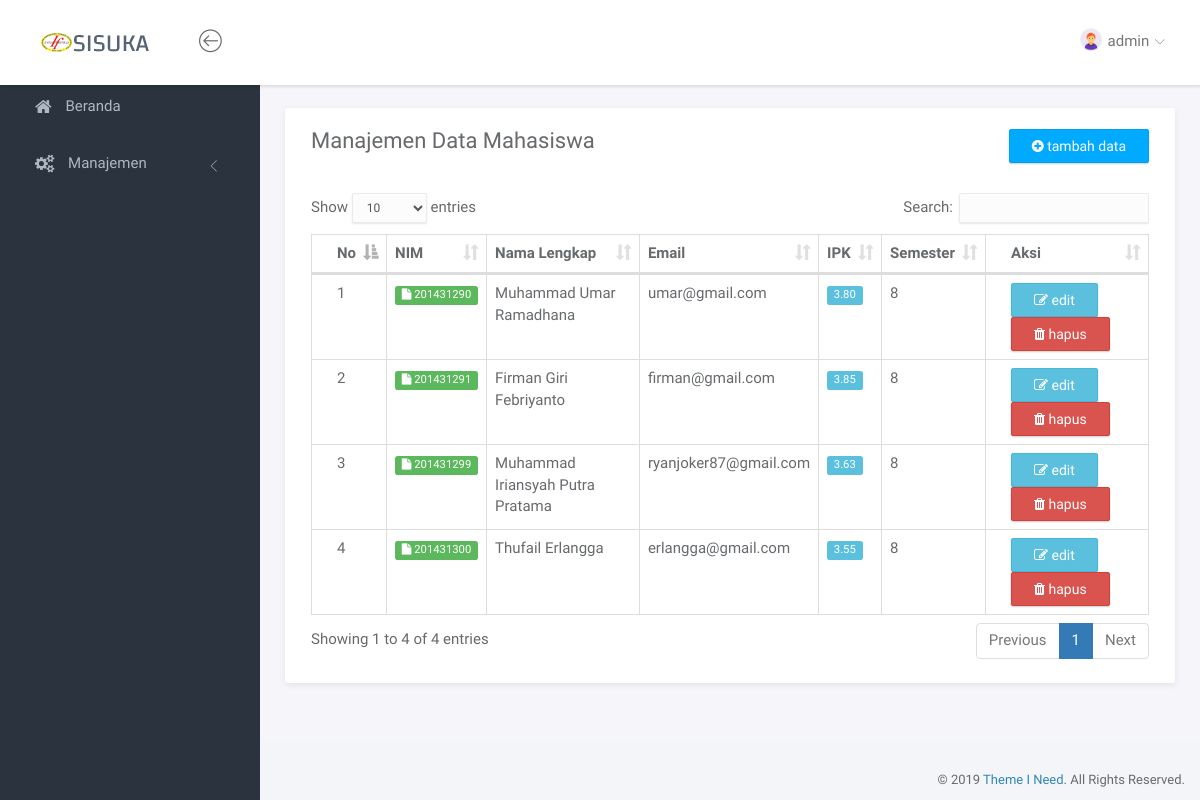
Page /index.php?page=mahasiswa (signed in) on the earlier database version.
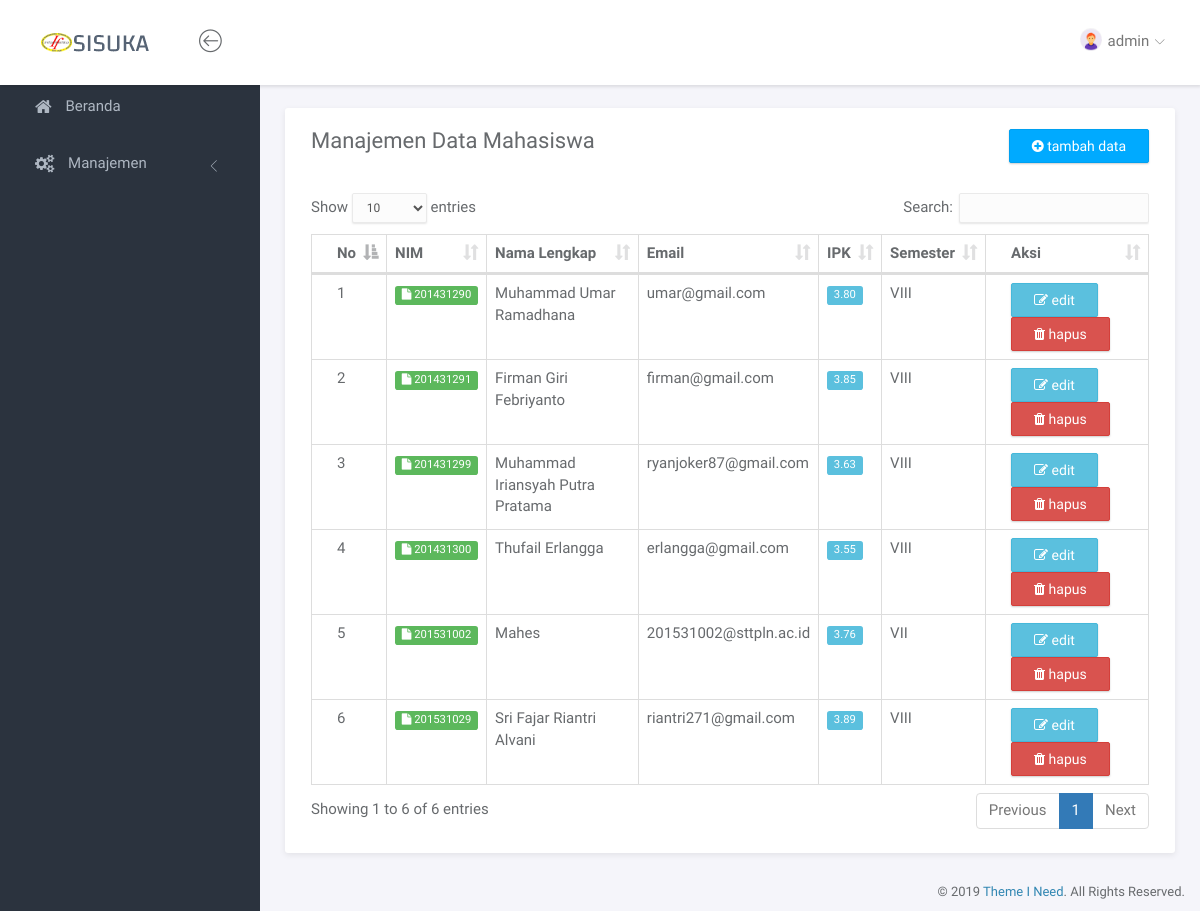
Same page on the later database version.
### tables this page shows
CREATE TABLE `tbl_user` (
  `id_user` int(11) NOT NULL,
  `username` varchar(15) NOT NULL,
  `password` varchar(10) NOT NULL,
  `role` int(2) NOT NULL,
  `terakhir_login` timestamp NULL DEFAULT NULL ON UPDATE CURRENT_TIMESTAMP
);

CREATE TABLE `tbl_mahasiswa` (
  `nim` varchar(10) NOT NULL,
  `nama_lengkap` varchar(100) NOT NULL,
  `email` varchar(50) NOT NULL,
  `ipk` decimal(3,2) NOT NULL,
  `semester` varchar(5) NOT NULL,
  `password` varchar(10) NOT NULL,
  `terakhir_login` timestamp NULL DEFAULT NULL ON UPDATE CURRENT_TIMESTAMP
);

### service.php (called while the page is built, shortened)
<?php
$user       = $_SESSION['username'];
$role       = $_SESSION['role'];
if ($role == 1){
    $sql = mysqli_query($conn, "SELECT * FROM tbl_user WHERE username='$user'");
    $datauser = mysqli_fetch_array($sql);
    $nama = $datauser['username'];
    $photo = 'assets/img/admin.png';
} else {
    $sql = mysqli_query($conn, "SELECT * FROM tbl_mahasiswa WHERE nim='$user'");
    $datauser = mysqli_fetch_array($sql);
    $nama = $datauser['nama_lengkap'];
    $photo = 'assets/img/no-photo.png';
}
?>

### page/mahasiswa/mahasiswa.php (the view, shortened to what this page needs)
<div class="panel panel-headline">
    <div class="panel-heading">
        <div class="row">
            <div class="col-md-12">
                <div class="pull-left">
                    <h3 class="panel-title">Manajemen Data Mahasiswa</h3>
                </div>
                <div class="pull-right">
                    <a href="?page=mahasiswatambah" class="btn btn-primary"><i class="fa fa-plus-circle"></i> tambah data</a>
                </div>
            </div>
        </div>
    </div>
    <div class="panel-body">
        <div class="row">
            <div class="col-md-12">
                <div class="table-responsive">
                    <table class="table table-bordered example">
                        <thead>
                            <tr>
                                <th>No</th>
                                <th>NIM</th>
                                <th>Nama Lengkap</th>
                                <th>Email</th>
                                <th>IPK</th>
                                <th>Semester</th>
                                <th>Aksi</th>
                            </tr>
                        </thead>
                        <tbody>
                            <?php
                            $no = 1;
                            $q = mysqli_query($conn, "SELECT * FROM tbl_mahasiswa");
                            while($data=mysqli_fetch_array($q)){ ?>
                                <tr>
                                    <td><?= $no ?></td>
                                    <td><span class="label label-success"><i class="fa fa-file"></i> <?= $data['nim'] ?></span></td>
                                    <td><?= $data['nama_lengkap'] ?></td>
                                    <td><?= $data['email'] ?></td>
                                    <td><span class="label label-info"><?= $data['ipk'] ?></span></td>
                                    <td><?= $data['semester'] ?></td>
                                    <td>
                                        <a href="?page=mahasiswaedit&id=<?= $data['nim'] ?>" class="btn btn-info"><i class="fa fa-edit"></i> edit</a>
                                        <a href="?page=mahasiswahapus&id=<?= $data['nim'] ?>" class="btn btn-danger"><i class="fa fa-trash"></i> hapus</a>
                                    </td>
                                </tr>
                            <?php $no++; } ?>
                        </tbody>
                    </table>
                </div>
            </div>
        </div>
    </div>
</div>

### index.php (shortened to what this page needs)
<?php
	if (!empty($_SESSION['username']) && !empty($_SESSION['password']) && !empty($_SESSION['role'])){
		include "lib/koneksi.php";
?>
<!doctype html>
<html lang="en">
<head>
	<link rel="stylesheet" href="assets/vendor/bootstrap/css/bootstrap.min.css">
	<link rel="stylesheet" href="assets/vendor/font-awesome/css/font-awesome.min.css">
	<link rel="stylesheet" href="assets/vendor/linearicons/style.css">
	<link rel="stylesheet" href="assets/vendor/chartist/css/chartist-custom.css">
	<link rel="stylesheet" href="assets/css/main.css">
	<link rel="stylesheet" href="assets/css/demo.css">
	<link rel="stylesheet" href="assets/vendor/font-awesome/css/font-awesome.min.css">
	<link rel="stylesheet" href="assets/vendor/datatables.net-bs/css/dataTables.bootstrap.min.css">
</head>
<body>
	<div id="wrapper">
		<?php
			include "service.php";
			include "header.php";
			include "sidebar.php";
		?>
		<div class="main">
			<div class="main-content">
				<div class="container-fluid">
					<?php include "content.php"; ?>
				</div>
			</div>
		</div>
		<footer>
			<div class="container-fluid">
				<p class="copyright">&copy; 2019 <a href="https://www.themeineed.com" target="_blank">Theme I Need</a>. All Rights Reserved.</p>
			</div>
		</footer>
	</div>
</body>
</html>
<?php
} ?>

### header.php (shortened to what this page needs)
<nav class="navbar navbar-default navbar-fixed-top">
	<div class="brand">
		<a href="index.html"><img src="assets/img/sisuka.png" alt="Klorofil Logo" class="img-responsive logo"></a>
	</div>
	<div class="container-fluid">
		<div class="navbar-btn">
			<button type="button" class="btn-toggle-fullwidth"><i class="lnr lnr-arrow-left-circle"></i></button>
		</div>
		<div id="navbar-menu">
			<ul class="nav navbar-nav navbar-right">
				<li class="dropdown">
					<a href="#" class="dropdown-toggle" data-toggle="dropdown"><img src="<?= $photo ?>" class="img-circle" alt="Avatar"> <span><?= $nama ?></span> <i class="icon-submenu lnr lnr-chevron-down"></i></a>
				</li>
			</ul>
		</div>
	</div>
</nav>

### sidebar.php (shortened to what this page needs)
<div id="sidebar-nav" class="sidebar">
	<div class="sidebar-scroll">
        <nav>
            <ul class="nav">
                <li><a href="?page=beranda" class=""><i class="fa fa-home"></i> <span>Beranda</span></a></li>
                <li>
                    <a href="#subPages" data-toggle="collapse" class="collapsed"><i class="fa fa-cogs"></i> <span>Manajemen</span> <i class="icon-submenu lnr lnr-chevron-left"></i></a>
                </li>
            </ul>
        </nav>
    </div>
</div>

### content.php
<?php
if (isset($_GET['page'])) $page=$_GET['page'];
else $page="beranda";
if ($page == "beranda")                 include("page/beranda.php");
elseif ($page == "logout")              include("page/logout.php");
    elseif ($page == "kategori")                     include("page/kategori/kategori.php");
    elseif ($page == "kategoritambah")               include("page/kategori/kategoritambah.php");
    elseif ($page == "kategoritambahpro")            include("page/kategori/kategoritambahpro.php");
    elseif ($page == "kategoriedit")                 include("page/kategori/kategoriedit.php");
    elseif ($page == "kategorieditpro")              include("page/kategori/kategorieditpro.php");
    elseif ($page == "kategorihapus")                include("page/kategori/kategorihapus.php");
    elseif ($page == "mahasiswa")                    include("page/mahasiswa/mahasiswa.php");
    elseif ($page == "mahasiswatambah")              include("page/mahasiswa/mahasiswatambah.php");
    elseif ($page == "mahasiswatambahpro")           include("page/mahasiswa/mahasiswatambahpro.php");
    elseif ($page == "mahasiswaedit")                include("page/mahasiswa/mahasiswaedit.php");
    elseif ($page == "mahasiswaeditpro")             include("page/mahasiswa/mahasiswaeditpro.php");
    elseif ($page == "mahasiswahapus")               include("page/mahasiswa/mahasiswahapus.php");
    elseif ($page == "persetujuansurat")             include("page/persetujuansurat/persetujuansurat.php");
    elseif ($page == "persetujuansurattambah")       include("page/persetujuansurat/persetujuansurattambah.php");
    elseif ($page == "persetujuansurattambahpro")    include("page/persetujuansurat/persetujuansurattambahpro.php");
    elseif ($page == "persetujuansuratedit")         include("page/persetujuansurat/persetujuansuratedit.php");
    elseif ($page == "persetujuansurateditpro")      include("page/persetujuansurat/persetujuansurateditpro.php");
    elseif ($page == "persetujuansurathapus")        include("page/persetujuansurat/persetujuansurathapus.php");
    elseif ($page == "persetujuanupload")            include("page/persetujuansurat/persetujuanupload.php");
    elseif ($page == "listsurat")                    include("page/listsurat/listsurat.php");
    elseif ($page == "listsuratlihat")               include("page/listsurat/listsuratlihat.php");
    elseif ($page == "listsuratacc")                 include("page/listsurat/listsuratacc.php");
    elseif ($page == "listsurattolak")               include("page/listsurat/listsurattolak.php");
    elseif ($page == "listsuratmhs")                 include("page/listsurat/listsuratmhs.php");
    elseif ($page == "listsurataccperusahaan")       include("page/listsurat/listsurataccperusahaan.php");
    elseif ($page == "surat")                        include("page/surat/surat.php");
    elseif ($page == "surattambah")                  include("page/surat/surattambah.php");
    elseif ($page == "surattambahpro")               include("page/surat/surattambahpro.php");
    elseif ($page == "suratedit")                    include("page/surat/suratedit.php");
    elseif ($page == "surateditpro")                 include("page/surat/surateditpro.php");
    elseif ($page == "surathapus")                   include("page/surat/surathapus.php");
    elseif ($page == "suratSKL")                     include("page/surat/suratSKL.php");
    elseif ($page == "suratSKK")                     include("page/surat/suratSKK.php");
    elseif ($page == "suratSR")                      include("page/surat/suratSR.php");
    elseif ($page == "suratSRK")                     include("page/surat/suratSRK.php");
    elseif ($page == "suratSM")                      include("page/surat/suratSM.php");
    elseif ($page == "suratkonfirmasi")              include("page/surat/suratkonfirmasi.php");
    elseif ($page == "profil")                       include("page/profil/profil.php");
    elseif ($page == "profiledit")                   include("page/profil/profiledit.php");
    elseif ($page == "report")                       include("page/report/report.php");
    else "Halaman tidak ditemukan";
?>

Differences in the rows shown:
changed tbl_mahasiswa "Muhammad Umar Ramadhana": semester "8" → "VIII"
changed tbl_mahasiswa "Firman Giri Febriyanto": semester "8" → "VIII"
changed tbl_mahasiswa "Muhammad Iriansyah Putra Pratama": semester "8" → "VIII"
changed tbl_mahasiswa "Thufail Erlangga": semester "8" → "VIII"
added tbl_mahasiswa: nim "201531002", nama_lengkap "Mahes", email "201531002@sttpln.ac.id", ipk "3.76", semester "VII"
added tbl_mahasiswa: nim "201531029", nama_lengkap "Sri Fajar Riantri Alvani", email "riantri271@gmail.com", ipk "3.89", semester "VIII"
Other differences:
text written by a page script: "Show entries Search: Showing 1 to 4 of 4 entries Previous 1 Next" → "Show entries Search: Showing 1 to 6 of 6 entries Previous 1 Next"
